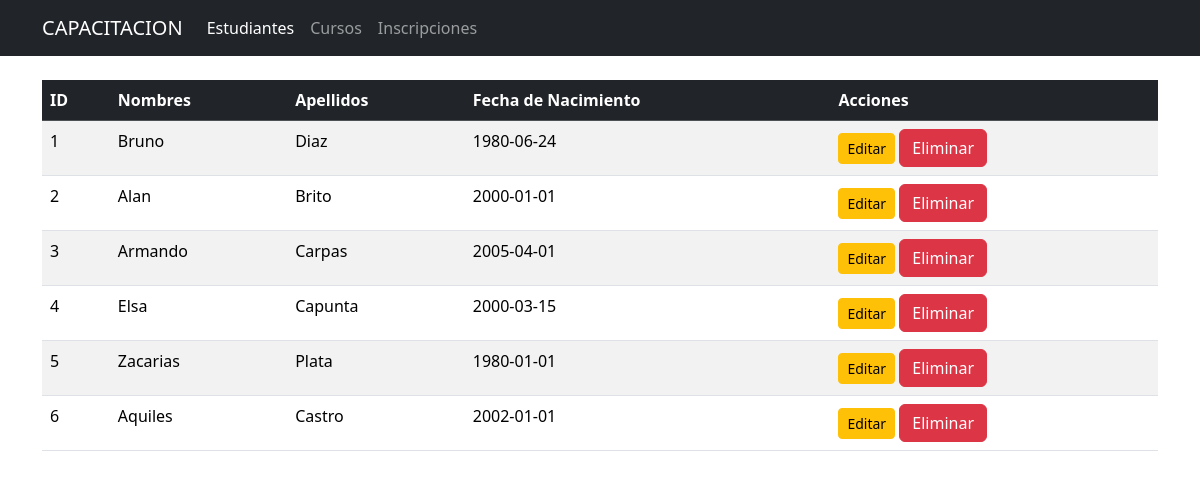
Before: /estudiantes with the older database file.
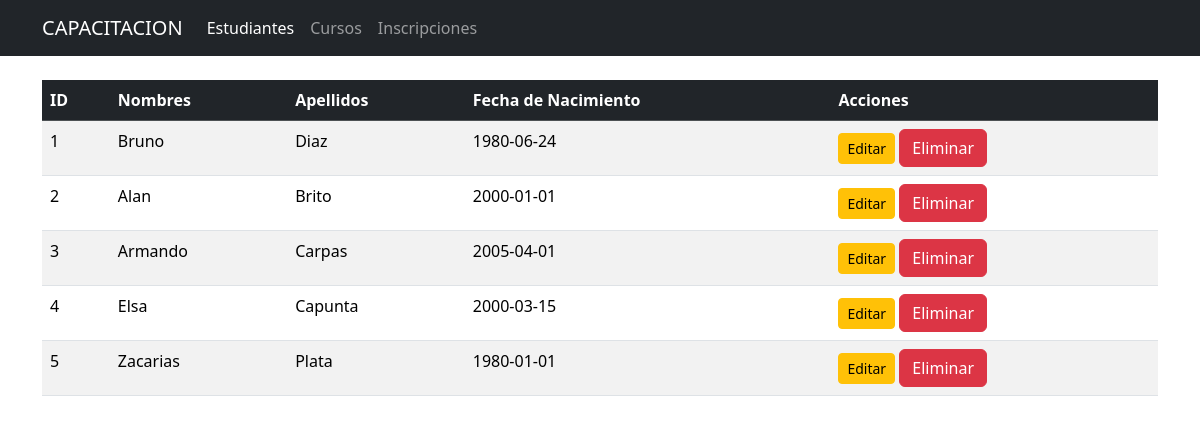
After: the same page with the newer database file.
### tables this page shows
CREATE TABLE estudiantes (
        id INTEGER PRIMARY KEY,
        nombre TEXT NOT NULL,
        apellidos TEXT NOT NULL,
        fecha_nacimiento DATE NOT NULL
    );

### app.py (the view)
@app.route("/estudiantes")
def estudiantes():
    conn = get_db_connection()
    estudiantes = conn.execute('SELECT * FROM estudiantes').fetchall()
    conn.close()
    return render_template('estudiantes.html', estudiantes = estudiantes)

### app.py (called while the page is built)
def get_db_connection():
    conn = sqlite3.connect("bd_instituto.db")
    conn.row_factory = sqlite3.Row
    return conn

### templates/estudiantes.html
{% extends "base.html" %}
{% block content %}
<table class="table table-striped table-hover">
    <thead class="table-dark">
        <tr>
            <th>ID</th>
            <th>Nombres</th>
            <th>Apellidos</th>
            <th>Fecha de Nacimiento</th>
            <th>Acciones</th>
        </tr>
    </thead>
    <tbody>
        {% for estudiante in estudiantes %}
        <tr>
            <td>{{ estudiante.id }}</td>
            <td>{{ estudiante.nombre }}</td>
            <td>{{ estudiante.apellidos }}</td>
            <td>{{ estudiante.fecha_nacimiento }}</td>
            <td>
                <a href="{{ url_for('editar_estudiante', id = estudiante.id) }}" class="btn btn-warning btn-sm">Editar</a>
                <form action="{{ url_for('eliminar_estudiante', id = estudiante.id) }}" method="POST" style="display: inline;">
                    <button type="submit" class="btn btn-danger btm-sm" onclick="return confirm('¿Está seguro?')">Eliminar</button>
                </form>
            </td>
        </tr>
        {% endfor %}
    </tbody>
</table>
</div>
{% endblock %}

### templates/base.html (shortened to what this page needs)
<!DOCTYPE html>
<html lang="es">
<head>
    <link href="https://cdn.jsdelivr.net/npm/bootstrap@5.3.3/dist/css/bootstrap.min.css" rel="stylesheet">
</head>
<body>
    <nav class="navbar navbar-expand-lg navbar-dark bg-dark">
        <div class="container">
          <a class="navbar-brand" href="/cursos">CAPACITACION</a>
          <div class="collapse navbar-collapse" id="navbarNav">
            <div class="navbar-nav">
                <a class="nav-link active" aria-current="page" href="{{ url_for('estudiantes') }}">Estudiantes</a>
                <a class="nav-link" href="{{ url_for('cursos') }}">Cursos</a>
                <a class="nav-link" href="{{ url_for('inscripciones') }}">Inscripciones</a>
            </div>
          </div>
        </div>
      </nav>
    <div class="container mt-4">
        {% block content %}
        {% endblock %}
</body>
</html>

Changed rows visible on the page:
removed estudiantes: id "6", nombre "Aquiles", apellidos "Castro", fecha_nacimiento "2002-01-01"
